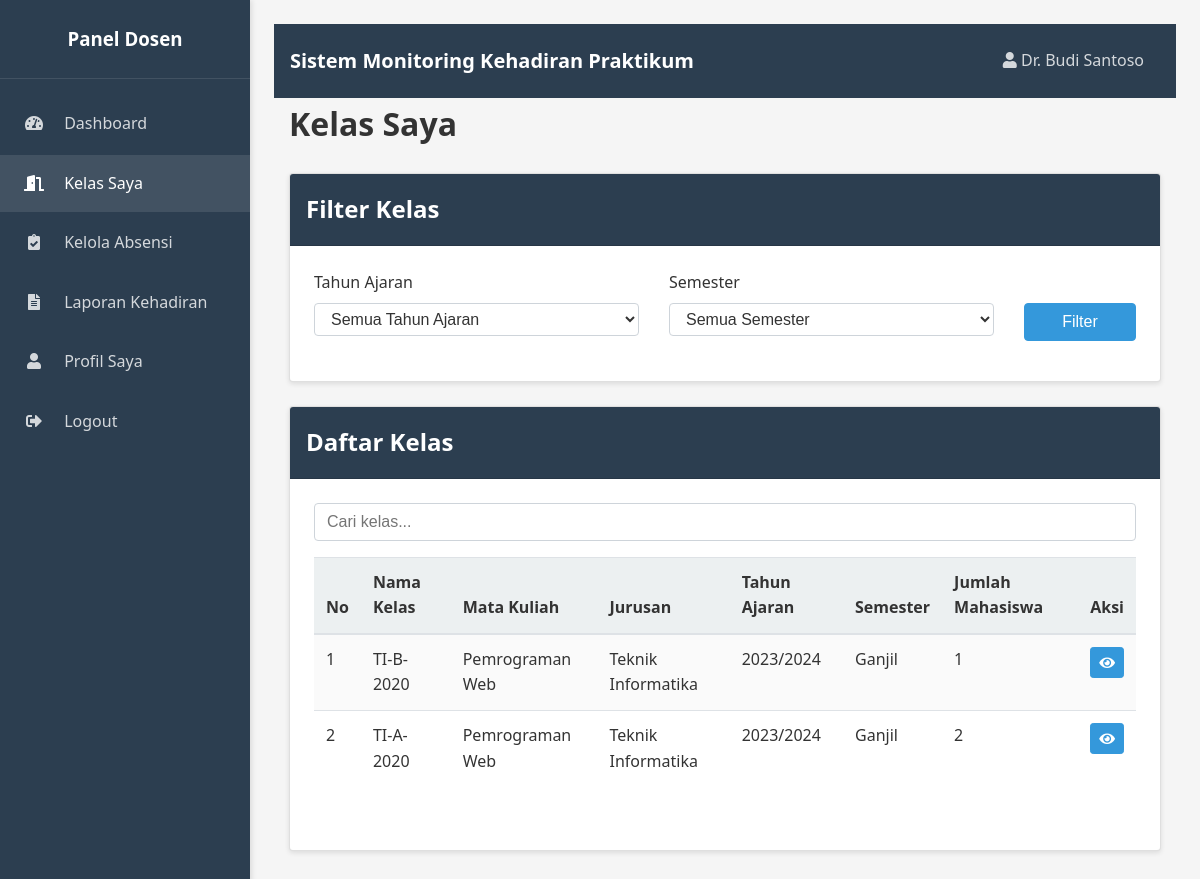
The page /dosen/kelas.php (signed in) on the database its author committed.
### tables this page shows
CREATE TABLE kelas (
    id INT AUTO_INCREMENT PRIMARY KEY,
    nama VARCHAR(100) NOT NULL,
    id_jurusan INT NOT NULL,
    id_matkul INT NOT NULL,
    id_dosen INT NOT NULL,
    tahun_ajaran VARCHAR(9) NOT NULL,
    semester ENUM('Ganjil', 'Genap') NOT NULL,
    created_at TIMESTAMP DEFAULT CURRENT_TIMESTAMP,
    updated_at TIMESTAMP DEFAULT CURRENT_TIMESTAMP ON UPDATE CURRENT_TIMESTAMP,
    FOREIGN KEY (id_jurusan) REFERENCES jurusan(id) ON DELETE CASCADE,
    FOREIGN KEY (id_matkul) REFERENCES mata_kuliah(id) ON DELETE CASCADE,
    FOREIGN KEY (id_dosen) REFERENCES dosen(id) ON DELETE CASCADE
);

CREATE TABLE mata_kuliah (
    id INT AUTO_INCREMENT PRIMARY KEY,
    kode VARCHAR(20) NOT NULL,
    nama VARCHAR(100) NOT NULL,
    sks INT NOT NULL,
    created_at TIMESTAMP DEFAULT CURRENT_TIMESTAMP,
    updated_at TIMESTAMP DEFAULT CURRENT_TIMESTAMP ON UPDATE CURRENT_TIMESTAMP
);

CREATE TABLE jurusan (
    id INT AUTO_INCREMENT PRIMARY KEY,
    nama VARCHAR(100) NOT NULL,
    kode VARCHAR(20) NOT NULL,
    created_at TIMESTAMP DEFAULT CURRENT_TIMESTAMP,
    updated_at TIMESTAMP DEFAULT CURRENT_TIMESTAMP ON UPDATE CURRENT_TIMESTAMP
);

### dosen/kelas.php (the view, shortened to what this page needs)
<?php
require_once '../includes/header_dosen.php';
$query_kelas = "
    SELECT k.*, mk.nama as nama_matkul, j.nama as nama_jurusan
    FROM kelas k
    JOIN mata_kuliah mk ON k.id_matkul = mk.id
    JOIN jurusan j ON k.id_jurusan = j.id
    WHERE k.id_dosen = ?
    ORDER BY k.tahun_ajaran DESC, k.semester DESC, mk.nama
";
$stmt_kelas = $koneksi->prepare($query_kelas);
$stmt_kelas->bind_param("i", $id_dosen_asli);
$stmt_kelas->execute();
$result_kelas = $stmt_kelas->get_result();
?>
<div class="dashboard-header">
    <h1>Kelas Saya</h1>
</div>
<div class="card">
    <div class="card-header">
        <h2>Filter Kelas</h2>
    </div>
    <div class="card-body">
        <form method="GET" action="">
            <div class="row">
                <div class="col-md-5">
                    <div class="form-group">
                        <label for="tahun_ajaran">Tahun Ajaran</label>
                        <select id="tahun_ajaran" name="tahun_ajaran">
                            <option value="">Semua Tahun Ajaran</option>
                        </select>
                    </div>
                </div>
                <div class="col-md-5">
                    <div class="form-group">
                        <label for="semester">Semester</label>
                        <select id="semester" name="semester">
                            <option value="">Semua Semester</option>
                        </select>
                    </div>
                </div>
                <div class="col-md-2">
                    <div class="form-group">
                        <label>&nbsp;</label>
                        <button type="submit" class="btn btn-primary btn-block">Filter</button>
                    </div>
                </div>
            </div>
        </form>
    </div>
</div>
<div class="card">
    <div class="card-header">
        <h2>Daftar Kelas</h2>
    </div>
    <div class="card-body">
        <div class="form-group">
            <input type="text" id="filterInput" placeholder="Cari kelas..." class="form-control">
        </div>
        <div class="table-responsive">
            <table class="table table-striped">
                <thead>
                    <tr>
                        <th>No</th>
                        <th>Nama Kelas</th>
                        <th>Mata Kuliah</th>
                        <th>Jurusan</th>
                        <th>Tahun Ajaran</th>
                        <th>Semester</th>
                        <th>Jumlah Mahasiswa</th>
                        <th>Aksi</th>
                    </tr>
                </thead>
                <tbody>
                    <?php
                    $no = 1;
                    $filtered_results = [];
                    if ($result_kelas->num_rows > 0) {
                        $result_kelas->data_seek(0);
                        while ($row = $result_kelas->fetch_assoc()) {
                            $include = true;
                            if ($include) {
                                $filtered_results[] = $row;
                            }
                        }
                    }
                    if (count($filtered_results) > 0) {
                        foreach ($filtered_results as $row) {
                            $query_jumlah = "SELECT COUNT(*) as total FROM kelas_mahasiswa WHERE id_kelas = ?";
                            $stmt_jumlah = $koneksi->prepare($query_jumlah);
                            $stmt_jumlah->bind_param("i", $row['id']);
                            $stmt_jumlah->execute();
                            $result_jumlah = $stmt_jumlah->get_result();
                            $jumlah_mahasiswa = $result_jumlah->fetch_assoc()['total'];
                            echo "<tr>";
                            echo "<td>" . $no++ . "</td>";
                            echo "<td>" . $row['nama'] . "</td>";
                            echo "<td>" . $row['nama_matkul'] . "</td>";
                            echo "<td>" . $row['nama_jurusan'] . "</td>";
                            echo "<td>" . $row['tahun_ajaran'] . "</td>";
                            echo "<td>" . $row['semester'] . "</td>";
                            echo "<td>" . $jumlah_mahasiswa . "</td>";
                            echo "<td>
                                <a href='detail_kelas.php?id=" . $row['id'] . "' class='btn btn-sm btn-info'><i class='fas fa-eye'></i></a>
                            </td>";
                            echo "</tr>";
                        }
                    } else {
                        echo "<tr><td colspan='8' class='text-center'>Tidak ada kelas yang ditemukan</td></tr>";
                    }
                    ?>
                </tbody>
            </table>
        </div>
    </div>
</div>
<?php require_once '../includes/footer_dosen.php'; ?>

### assets/css/style.css (style rules this page uses)
:root { --warna-primer: #2c3e50; --warna-sekunder: #3498db; --warna-aksen: #e74c3c; --warna-sukses: #2ecc71; --warna-peringatan: #f39c12; --warna-bahaya: #e74c3c; --warna-info: #3498db; --warna-latar: #f5f5f5; --warna-latar-gelap: #ecf0f1; --warna-latar-card: #ffffff; --warna-teks: #333333; --warna-teks-terang: #ffffff; --warna-teks-sekunder: #7f8c8d; --radius-sudut: 4px; --spasi-kecil: 0.5rem; --spasi-sedang: 1rem; --spasi-besar: 1.5rem; --spasi-sangat-besar: 2rem; --bayangan-card: 0 2px 5px rgba(0, 0, 0, 0.1); --bayangan-tombol: 0 1px 3px rgba(0, 0, 0, 0.12); --transisi-cepat: 0.2s ease; --transisi-sedang: 0.3s ease; --breakpoint-xs: 0; --breakpoint-sm: 576px; --breakpoint-md: 768px; --breakpoint-lg: 992px; --breakpoint-xl: 1200px; --container-sm: 540px; --container-md: 720px; --container-lg: 960px; --container-xl: 1140px; }
* { margin: 0; padding: 0; box-sizing: border-box; }
html { font-size: 16px; -webkit-text-size-adjust: 100%; -webkit-tap-highlight-color: rgba(0, 0, 0, 0); }
body { font-family: "Segoe UI", Tahoma, Geneva, Verdana, sans-serif; background-color: var(--warna-latar); color: var(--warna-teks); line-height: 1.6; overflow-x: hidden; margin: 0; padding: 0; box-sizing: border-box; font-size: 1rem; font-weight: 400; }
a { color: var(--warna-sekunder); text-decoration: none; transition: color var(--transisi-cepat); background-color: transparent; }
.row { display: flex; flex-wrap: wrap; margin-right: -15px; margin-left: -15px; }
[class*="col-"] { position: relative; width: 100%; padding-right: 15px; padding-left: 15px; }
.card { width: 100%; margin-bottom: var(--spasi-besar); box-sizing: border-box; background-color: var(--warna-latar-card); border-radius: var(--radius-sudut); box-shadow: var(--bayangan-card); overflow: hidden; position: relative; display: flex; flex-direction: column; min-width: 0; word-wrap: break-word; background-clip: border-box; border: 1px solid rgba(0, 0, 0, 0.125); }
.card-header { padding: var(--spasi-sedang); background-color: var(--warna-primer); color: var(--warna-teks-terang); font-weight: bold; border-bottom: 1px solid rgba(0, 0, 0, 0.125); }
.card-body { padding: var(--spasi-besar); flex: 1 1 auto; }
.btn { display: inline-block; font-weight: 400; text-align: center; white-space: nowrap; vertical-align: middle; user-select: none; border: 1px solid transparent; padding: 0.375rem 0.75rem; font-size: 1rem; line-height: 1.5; border-radius: var(--radius-sudut); transition: all var(--transisi-cepat); cursor: pointer; }
.btn-primary { background-color: var(--warna-sekunder); color: var(--warna-teks-terang); border-color: var(--warna-sekunder); }
.btn-info { background-color: var(--warna-info); color: var(--warna-teks-terang); border-color: var(--warna-info); }
.btn-block { display: block; width: 100%; }
.btn-sm { padding: 0.25rem 0.5rem; font-size: 0.875rem; line-height: 1.5; border-radius: 0.2rem; }
.form-group { margin-bottom: var(--spasi-sedang); }
label { display: block; margin-bottom: var(--spasi-kecil); font-weight: 500; }
input[type="text"], input[type="password"], input[type="email"], input[type="number"], input[type="date"], select, textarea { width: 100%; padding: 0.375rem 0.75rem; font-size: 1rem; line-height: 1.5; color: var(--warna-teks); background-color: #fff; background-clip: padding-box; border: 1px solid #ced4da; border-radius: var(--radius-sudut); transition: border-color var(--transisi-cepat); }
.table { width: 100%; margin-bottom: var(--spasi-besar); color: var(--warna-teks); border-collapse: collapse; }
.table th, .table td { padding: 0.75rem; vertical-align: top; border-top: 1px solid #dee2e6; text-align: left; }
.table thead th { vertical-align: bottom; border-bottom: 2px solid #dee2e6; background-color: var(--warna-latar-gelap); }
.table-striped tbody tr:nth-of-type(odd) { background-color: rgba(0, 0, 0, 0.02); }
.table-responsive { display: block; width: 100%; overflow-x: auto; -webkit-overflow-scrolling: touch; margin-bottom: var(--spasi-sedang); }
.dashboard-header { margin-bottom: var(--spasi-besar); }
@media (min-width: 768px) { .col-md-2 { flex: 0 0 16.666667%; max-width: 16.666667%; } }
@media (min-width: 768px) { .col-md-5 { flex: 0 0 41.666667%; max-width: 41.666667%; } }

### rows shown on the page
kelas: nama "TI-B-2020", id_matkul.nama "Pemrograman Web", id_jurusan.nama "Teknik Informatika", tahun_ajaran "2023/2024", semester "Ganjil", jumlah_mahasiswa "1"
kelas: nama "TI-A-2020", id_matkul.nama "Pemrograman Web", id_jurusan.nama "Teknik Informatika", tahun_ajaran "2023/2024", semester "Ganjil", jumlah_mahasiswa "2"

### other values the page prints
$_SESSION['nama'] "Dr. Budi Santoso"
